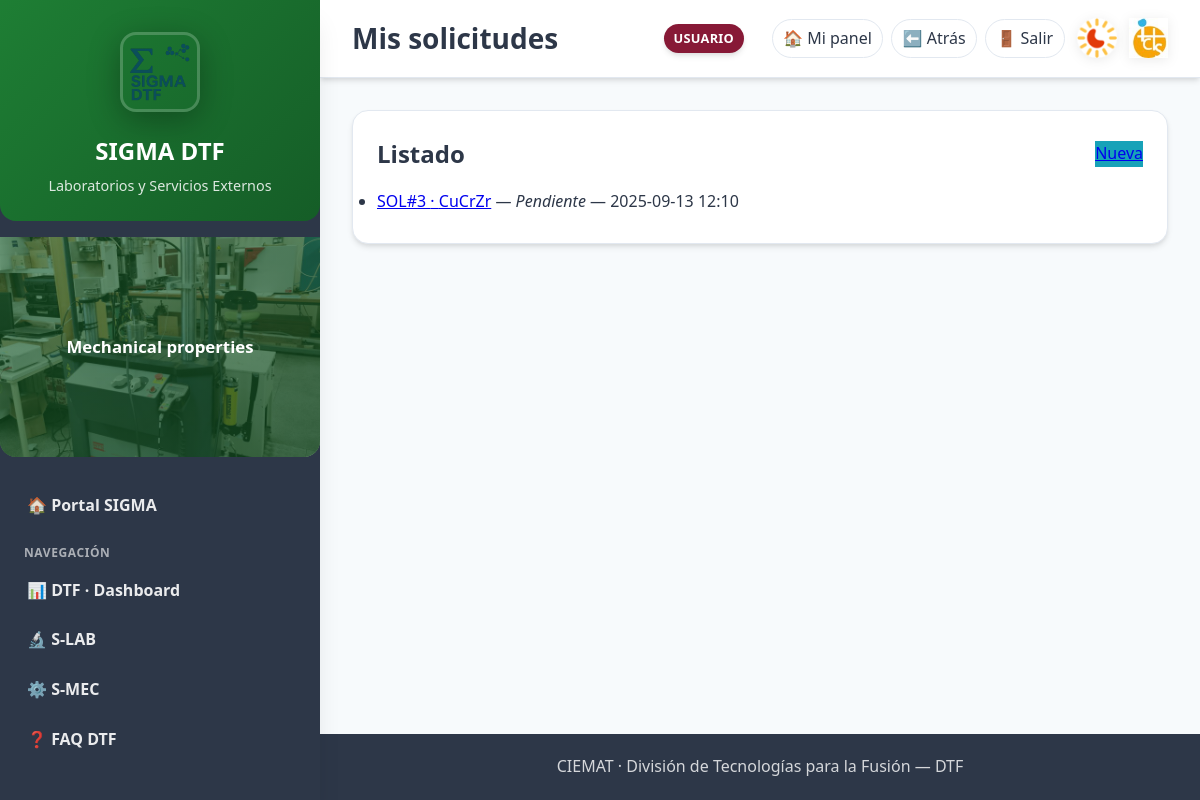
Screenshot of /dtf/lab/requests/mine/ (signed in) with the database file from the repository.
### sigmalab/models.py (models this page shows, shortened)
class Solicitud(models.Model):
    class Estado(models.TextChoices):
        PENDIENTE  = "pendiente",  "Pendiente"
        ACEPTADA   = "aceptada",   "Aceptada"
        RECHAZADA  = "rechazada",  "Rechazada"
        EN_CURSO   = "en_curso",   "En curso"
        FINALIZADA = "finalizada", "Finalizada"
    solicitante = models.ForeignKey(
        settings.AUTH_USER_MODEL, on_delete=models.PROTECT, related_name="solicitudes"
    )
    tecnico_asignado = models.ForeignKey(
        settings.AUTH_USER_MODEL,
        on_delete=models.PROTECT,
        null=True,
        blank=True,
        related_name="solicitudes_asignadas",
    )
    material = models.CharField(max_length=200, blank=True)
    procedencia = models.CharField(max_length=200, blank=True)
    tratamiento_previo = models.CharField(max_length=200, blank=True)
    requisitos_finales = models.TextField(blank=True)
    observaciones = models.TextField(blank=True)
    corte = models.BooleanField(default=False)
    empastillado = models.BooleanField(default=False)
    lijado = models.BooleanField(default=False)
    pulido = models.BooleanField(default=False)
    electropulido = models.BooleanField(default=False)
    trat_quimico = models.BooleanField(default=False)
    trat_termico = models.BooleanField(default=False)
    estado = models.CharField(max_length=20, choices=Estado.choices, default=Estado.PENDIENTE)
    autonomo = models.BooleanField(default=False, help_text="Usuario validado como autónomo para esta solicitud")
    codigo_muestra = models.CharField(
        max_length=20, blank=True, null=True, help_text="Se puede asignar al aceptar (p.ej. 25-001)"
    )
    creado_en = models.DateTimeField(auto_now_add=True)
    actualizado_en = models.DateTimeField(auto_now=True)
    aceptado_en = models.DateTimeField(null=True, blank=True)
    finalizado_en = models.DateTimeField(null=True, blank=True)
    class Meta:
        ordering = ["-creado_en"]
        verbose_name = "Solicitud"
        verbose_name_plural = "Solicitudes"

### sigmalab/views_requests.py (the view)
# urls.py: path("requests/mine/", req.mis_solicitudes,   name="mis-solicitudes"),
@login_required_dtf
def mis_solicitudes(request):
    qs = Solicitud.objects.filter(solicitante=request.user).order_by("-creado_en")
    return render(request, "sigmalab/solicitudes/mis_solicitudes.html", {"solicitudes": qs})

### accounts/templatetags/form_extras.py (called while the page is built)
@register.filter(name="has_group")
def has_group(user, group_name: str):
    try:
        return user.is_authenticated and user.groups.filter(name__iexact=group_name).exists()
    except Exception:
        return False

### icts/context_processors.py (called while the page is built)
def icts_ui(request):
    user = request.user
    role = ""
    if user.is_authenticated:
        if user.is_superuser:
            role = "Admin"
        elif user.groups.filter(name__iexact="managers").exists():
            role = "Manager"
        elif user.groups.filter(name__iexact="responsables").exists():
            role = "Responsable"
        elif user.groups.filter(name__iexact="revisores").exists():
            role = "Revisor"
        else:
            role = "Usuario"
    return {"icts_role_name": role}

### sigmalab/context_processors.py (called while the page is built)
def lab_role(request):
    role = None
    if request.user.is_authenticated:
        if (request.user.is_superuser
            or request.user.groups.filter(name="Técnicos Σ-LAB").exists()):
            role = "TECNICO"
        else:
            role = "USUARIO"
    return {"LAB_ROLE": role}

### sigmalab/templates/sigmalab/solicitudes/mis_solicitudes.html (shortened to what this page needs)
{% extends "base_dtf.html" %}
{% block page_title %}Mis solicitudes{% endblock %}
{% block content %}
<div class="card">
  <div style="display:flex; justify-content:space-between; align-items:center">
    <h2 style="margin:0">Listado</h2>
    <a class="cta" href="{% url 'sigmalab:nueva-solicitud' %}" style="background:var(--accent)">Nueva</a>
  </div>
  <ul style="margin-top:1rem;">
    {% for s in solicitudes %}
      <li style="margin:.25rem 0">
        <a href="{% url 'sigmalab:detalle-solicitud' s.pk %}">SOL#{{ s.pk }} · {{ s.material|default:"(sin material)" }}</a>
        — <em>{{ s.get_estado_display }}</em> — {{ s.creado_en|date:"Y-m-d H:i" }}
      </li>
    {% empty %}
      <li>No tienes solicitudes.</li>
    {% endfor %}
  </ul>
</div>
{% endblock %}

### rows the page displays
Solicitud: pk "3", material "CuCrZr", estado "Pendiente", creado_en "2025-09-13 12:10"

### other values shown
{{ LAB_ROLE }} "USUARIO"
